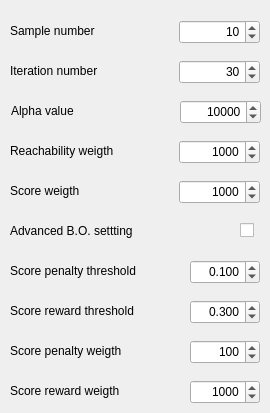
      <widget class="QWidget" name="tab_6">
       <attribute name="title">
        <string>B.O.</string>
       </attribute>
       <widget class="QDoubleSpinBox" name="bo_iteration_no_box">
        <property name="geometry">
         <rect>
          <x>179</x>
          <y>180</y>
          <width>81</width>
          <height>24</height>
         </rect>
        </property>
        <property name="toolTip">
         <string>Default value: 0.05</string>
        </property>
        <property name="alignment">
         <set>Qt::AlignRight|Qt::AlignTrailing|Qt::AlignVCenter</set>
        </property>
        <property name="decimals">
         <number>0</number>
        </property>
        <property name="minimum">
         <double>0.000000000000000</double>
        </property>
        <property name="maximum">
         <double>1000000.000000000000000</double>
        </property>
        <property name="singleStep">
         <double>100.000000000000000</double>
        </property>
        <property name="value">
         <double>1000.000000000000000</double>
        </property>
       </widget>
       <widget class="QLabel" name="label_38">
        <property name="geometry">
         <rect>
          <x>10</x>
          <y>140</y>
          <width>151</width>
          <height>21</height>
         </rect>
        </property>
        <property name="text">
         <string>Reachability weigth</string>
        </property>
       </widget>
       <widget class="QLabel" name="label_39">
        <property name="geometry">
         <rect>
          <x>10</x>
          <y>220</y>
          <width>151</width>
          <height>21</height>
         </rect>
        </property>
        <property name="text">
         <string>Advanced B.O. settting</string>
        </property>
       </widget>
       <widget class="QLabel" name="label_40">
        <property name="geometry">
         <rect>
          <x>10</x>
          <y>260</y>
          <width>151</width>
          <height>21</height>
         </rect>
        </property>
        <property name="text">
         <string>Score penalty threshold</string>
        </property>
       </widget>
       <widget class="QDoubleSpinBox" name="score_reward_box">
        <property name="geometry">
         <rect>
          <x>190</x>
          <y>300</y>
          <width>70</width>
          <height>24</height>
         </rect>
        </property>
        <property name="toolTip">
         <string>Default value: 0.05</string>
        </property>
        <property name="alignment">
         <set>Qt::AlignRight|Qt::AlignTrailing|Qt::AlignVCenter</set>
        </property>
        <property name="decimals">
         <number>3</number>
        </property>
        <property name="minimum">
         <double>0.000000000000000</double>
        </property>
        <property name="maximum">
         <double>1.000000000000000</double>
        </property>
        <property name="singleStep">
         <double>0.010000000000000</double>
        </property>
        <property name="value">
         <double>0.300000000000000</double>
        </property>
       </widget>
       <widget class="QDoubleSpinBox" name="bo_test_no_box">
        <property name="geometry">
         <rect>
          <x>179</x>
          <y>140</y>
          <width>81</width>
          <height>24</height>
         </rect>
        </property>
        <property name="toolTip">
         <string>srtbdsf</string>
        </property>
        <property name="accessibleDescription">
         <string/>
        </property>
        <property name="alignment">
         <set>Qt::AlignRight|Qt::AlignTrailing|Qt::AlignVCenter</set>
        </property>
        <property name="decimals">
         <number>0</number>
        </property>
        <property name="minimum">
         <double>0.000000000000000</double>
        </property>
        <property name="maximum">
         <double>1000000.000000000000000</double>
        </property>
        <property name="singleStep">
         <double>100.000000000000000</double>
        </property>
        <property name="value">
         <double>1000.000000000000000</double>
        </property>
       </widget>
       <widget class="QLabel" name="label_41">
        <property name="geometry">
         <rect>
          <x>10</x>
          <y>300</y>
          <width>151</width>
          <height>21</height>
         </rect>
        </property>
        <property name="text">
         <string>Score reward threshold</string>
        </property>
       </widget>
       <widget class="QDoubleSpinBox" name="score_pen_box">
        <property name="geometry">
         <rect>
          <x>190</x>
          <y>260</y>
          <width>70</width>
          <height>24</height>
         </rect>
        </property>
        <property name="toolTip">
         <string>Default value: 0.025</string>
        </property>
        <property name="alignment">
         <set>Qt::AlignRight|Qt::AlignTrailing|Qt::AlignVCenter</set>
        </property>
        <property name="decimals">
         <number>3</number>
        </property>
        <property name="minimum">
         <double>0.000000000000000</double>
        </property>
        <property name="maximum">
         <double>1.000000000000000</double>
        </property>
        <property name="singleStep">
         <double>0.010000000000000</double>
        </property>
        <property name="value">
         <double>0.100000000000000</double>
        </property>
       </widget>
       <widget class="QLabel" name="label_42">
        <property name="geometry">
         <rect>
          <x>10</x>
          <y>180</y>
          <width>161</width>
          <height>21</height>
         </rect>
        </property>
        <property name="text">
         <string>Score weigth</string>
        </property>
       </widget>
       <widget class="QCheckBox" name="bo_enable">
        <property name="geometry">
         <rect>
          <x>240</x>
          <y>220</y>
          <width>21</width>
          <height>21</height>
         </rect>
        </property>
        <property name="text">
         <string/>
        </property>
       </widget>
       <widget class="QLabel" name="label_43">
        <property name="geometry">
         <rect>
          <x>10</x>
          <y>340</y>
          <width>151</width>
          <height>21</height>
         </rect>
        </property>
        <property name="text">
         <string>Score penalty weigth</string>
        </property>
       </widget>
       <widget class="QDoubleSpinBox" name="score_pen_box_v">
        <property name="geometry">
         <rect>
          <x>190</x>
          <y>340</y>
          <width>70</width>
          <height>24</height>
         </rect>
        </property>
        <property name="toolTip">
         <string>Default value: 0.025</string>
        </property>
        <property name="alignment">
         <set>Qt::AlignRight|Qt::AlignTrailing|Qt::AlignVCenter</set>
        </property>
        <property name="decimals">
         <number>0</number>
        </property>
        <property name="minimum">
         <double>0.000000000000000</double>
        </property>
        <property name="maximum">
         <double>1000000.000000000000000</double>
        </property>
        <property name="singleStep">
         <double>100.000000000000000</double>
        </property>
        <property name="value">
         <double>100.000000000000000</double>
        </property>
       </widget>
       <widget class="QLabel" name="label_44">
        <property name="geometry">
         <rect>
          <x>10</x>
          <y>380</y>
          <width>151</width>
          <height>21</height>
         </rect>
        </property>
        <property name="text">
         <string>Score reward weigth</string>
        </property>
       </widget>
       <widget class="QDoubleSpinBox" name="score_reward_box_v">
        <property name="geometry">
         <rect>
          <x>190</x>
          <y>380</y>
          <width>70</width>
          <height>24</height>
         </rect>
        </property>
        <property name="toolTip">
         <string>Default value: 0.05</string>
        </property>
        <property name="alignment">
         <set>Qt::AlignRight|Qt::AlignTrailing|Qt::AlignVCenter</set>
        </property>
        <property name="decimals">
         <number>0</number>
        </property>
        <property name="minimum">
         <double>0.000000000000000</double>
        </property>
        <property name="maximum">
         <double>1000000.000000000000000</double>
        </property>
        <property name="singleStep">
         <double>100.000000000000000</double>
        </property>
        <property name="value">
         <double>1000.000000000000000</double>
        </property>
       </widget>
       <widget class="QDoubleSpinBox" name="bo_iteration">
        <property name="geometry">
         <rect>
          <x>179</x>
          <y>60</y>
          <width>81</width>
          <height>24</height>
         </rect>
        </property>
        <property name="toolTip">
         <string>Default value: 0.05</string>
        </property>
        <property name="alignment">
         <set>Qt::AlignRight|Qt::AlignTrailing|Qt::AlignVCenter</set>
        </property>
        <property name="decimals">
         <number>0</number>
        </property>
        <property name="minimum">
         <double>0.000000000000000</double>
        </property>
        <property name="maximum">
         <double>1000.000000000000000</double>
        </property>
        <property name="singleStep">
         <double>1.000000000000000</double>
        </property>
        <property name="value">
         <double>30.000000000000000</double>
        </property>
       </widget>
       <widget class="QDoubleSpinBox" name="bo_test">
        <property name="geometry">
         <rect>
          <x>179</x>
          <y>20</y>
          <width>81</width>
          <height>24</height>
         </rect>
        </property>
        <property name="toolTip">
         <string>srtbdsf</string>
        </property>
        <property name="accessibleDescription">
         <string/>
        </property>
        <property name="alignment">
         <set>Qt::AlignRight|Qt::AlignTrailing|Qt::AlignVCenter</set>
        </property>
        <property name="decimals">
         <number>0</number>
        </property>
        <property name="minimum">
         <double>0.000000000000000</double>
        </property>
        <property name="maximum">
         <double>1000.000000000000000</double>
        </property>
        <property name="singleStep">
         <double>1.000000000000000</double>
        </property>
        <property name="value">
         <double>10.000000000000000</double>
        </property>
       </widget>
       <widget class="QLabel" name="label_45">
        <property name="geometry">
         <rect>
          <x>10</x>
          <y>60</y>
          <width>161</width>
          <height>21</height>
         </rect>
        </property>
        <property name="text">
         <string>Iteration number</string>
        </property>
       </widget>
       <widget class="QLabel" name="label_46">
        <property name="geometry">
         <rect>
          <x>10</x>
          <y>20</y>
          <width>151</width>
          <height>21</height>
         </rect>
        </property>
        <property name="text">
         <string>Sample number</string>
        </property>
       </widget>
       <widget class="QLabel" name="label_90">
        <property name="geometry">
         <rect>
          <x>11</x>
          <y>100</y>
          <width>161</width>
          <height>21</height>
         </rect>
        </property>
        <property name="text">
         <string>Alpha value</string>
        </property>
       </widget>
       <widget class="QDoubleSpinBox" name="bo_alpha">
        <property name="geometry">
         <rect>
          <x>180</x>
          <y>100</y>
          <width>81</width>
          <height>24</height>
         </rect>
        </property>
        <property name="toolTip">
         <string>Default value: 0.05</string>
        </property>
        <property name="alignment">
         <set>Qt::AlignRight|Qt::AlignTrailing|Qt::AlignVCenter</set>
        </property>
        <property name="decimals">
         <number>0</number>
        </property>
        <property name="minimum">
         <double>0.000000000000000</double>
        </property>
        <property name="maximum">
         <double>1000000.000000000000000</double>
        </property>
        <property name="singleStep">
         <double>1.000000000000000</double>
        </property>
        <property name="value">
         <double>10000.000000000000000</double>
        </property>
       </widget>
      </widget>
